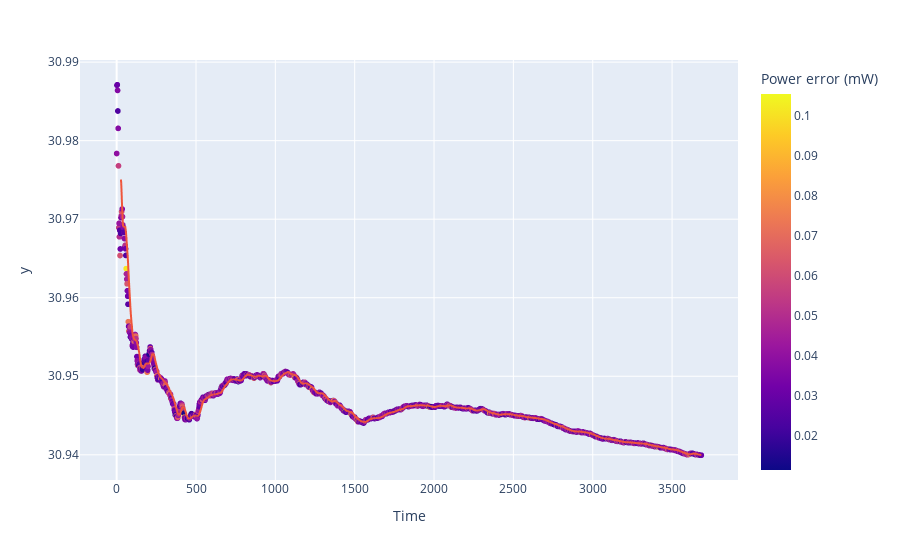

Source (notebook cell):
### Code cell
px.scatter(df, df['Time'], df['Power (mW)'].expanding().mean(), trendline='rolling', trendline_options=dict(window=15), color='Power error (mW)')

### Figure 1 — Plotly figure (JSON) as saved in the notebook; plotly's stock layout.template omitted (floating-point values rounded to 4 significant figures; data arrays with more than 128 entries replaced by an {"elided": "..."} marker saying what was removed)
{"data": [{"hovertemplate": "Time=%{x}<br>y=%{y}<br>Power error (mW)=%{marker.color}<extra></extra>", "legendgroup": "", "marker": {"color": {"elided": "1900 float values"}, "coloraxis": "coloraxis", "symbol": "circle"}, "mode": "markers", "name": "", "showlegend": false, "type": "scattergl", "x": {"elided": "1900 float values"}, "xaxis": "x", "y": {"elided": "1900 float values"}, "yaxis": "y"}, {"hovertemplate": "<b>Rolling mean trendline</b><br><br>Time=%{x}<br>y=%{y} <b>(trend)</b><extra></extra>", "legendgroup": "", "marker": {"symbol": "circle"}, "mode": "lines", "name": "", "showlegend": false, "type": "scattergl", "x": {"elided": "1900 float values"}, "xaxis": "x", "y": {"elided": "1900 float values"}, "yaxis": "y"}], "layout": {"coloraxis": {"colorbar": {"title": {"text": "Power error (mW)"}}, "colorscale": [[0, "#0d0887"], [0.1111, "#46039f"], [0.2222, "#7201a8"], [0.3333, "#9c179e"], [0.4444, "#bd3786"], [0.5556, "#d8576b"], [0.6667, "#ed7953"], [0.7778, "#fb9f3a"], [0.8889, "#fdca26"], [1, "#f0f921"]]}, "legend": {"tracegroupgap": 0}, "margin": {"t": 60}, "xaxis": {"anchor": "y", "domain": [0, 1], "title": {"text": "Time"}}, "yaxis": {"anchor": "x", "domain": [0, 1], "title": {"text": "y"}}}}
